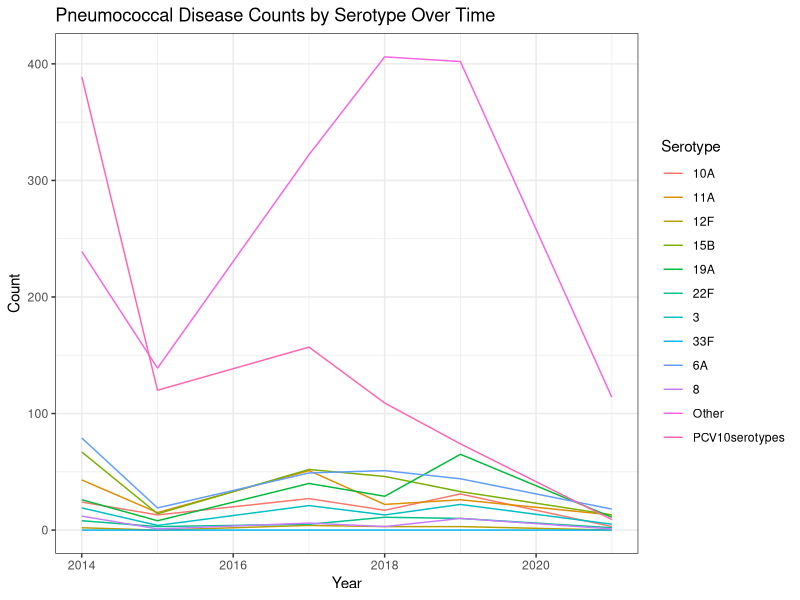
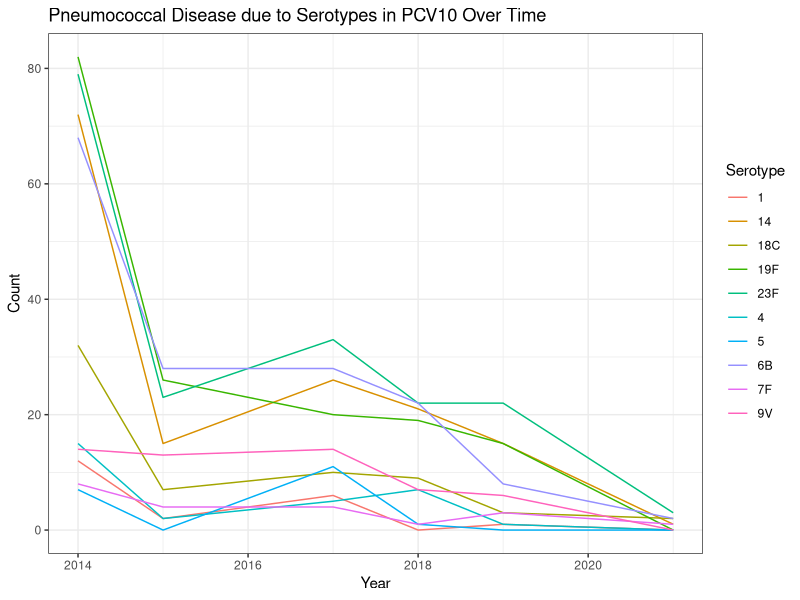
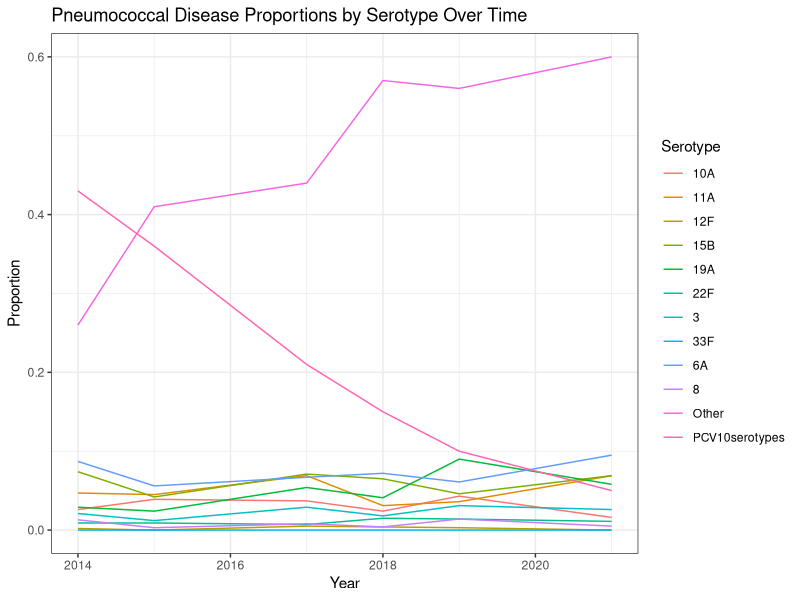

Reproduce these figures in R, in order.
## ---- chunk 1
library(tidyverse)
nepal <- read.csv("nepal.csv")
View(nepal)
nepal_gps <- read.csv("nepal_gps.csv")
View(nepal_gps)
pcv10serotypes <- c('1', '4', '5', '6B', '7F', '9V', '14', '18C', '19F', '23F') 
## ---- chunk 2
# getting data ready for plotting
nepal_plot_data <- nepal %>%
  # select serotype + year columns
  select(Serotype, X2014n, X2015n, X2017n, X2018n, X2019n, X2021n) %>%
  # format data frame
  pivot_longer(cols = -Serotype,
               names_to = "Year",
               values_to = "Count") %>%
  # remove X and n from the year counts
  mutate(Year = gsub("X|n", "", Year)) %>%
  # filter out pcv10serotypes & the total rows
  filter((!Serotype %in% pcv10serotypes) & (!Serotype=="Total"))

# plot serotype trends over time
ggplot(data = nepal_plot_data, aes(x = as.numeric(Year), y = Count, color = Serotype)) +
  geom_line() +
  theme_bw() +
  labs(x = "Year", y = "Count", title = "Pneumococcal Disease Counts by Serotype Over Time")
## ---- chunk 3
# getting data ready for plotting
nepal_plot_data_PCV10 <- nepal %>%
  # select serotype + year columns
  select(Serotype, X2014n, X2015n, X2017n, X2018n, X2019n, X2021n) %>%
  # format data frame
  pivot_longer(cols = -Serotype,
               names_to = "Year",
               values_to = "Count") %>%
  # remove X and n from the year counts
  mutate(Year = gsub("X|n", "", Year)) %>%
  # filter out pcv10serotypes & the total rows
  filter((Serotype %in% pcv10serotypes) & (!Serotype=="Total"))

# plot serotype trends over time
ggplot(data = nepal_plot_data_PCV10, aes(x = as.numeric(Year), y = Count, color = Serotype)) +
  geom_line() +
  theme_bw() +
  labs(x = "Year", y = "Count", title = "Pneumococcal Disease due to Serotypes in PCV10 Over Time")
## ---- chunk 4
# getting data ready for plotting
nepal_plot_data_prop <- nepal %>%
  # select serotype + year columns
  select(Serotype, X2014p, X2015p, X2017p, X2018p, X2019p, X2021p) %>%
  # format data frame
  pivot_longer(cols = -Serotype,
               names_to = "Year",
               values_to = "Proportion") %>%
  # remove X and n from the years
  mutate(Year = gsub("X|p", "", Year)) %>%
  # filter out pcv10serotypes & the total rows
  filter((!Serotype %in% pcv10serotypes) & (!Serotype=="Total"))

nepal_plot_data_prop

# plot serotype trends over time
ggplot(data = nepal_plot_data_prop, aes(x = as.numeric(Year), y = Proportion, color = Serotype)) +
  geom_line() +
  theme_bw() +
  labs(x = "Year", y = "Proportion", title = "Pneumococcal Disease Proportions by Serotype Over Time")

